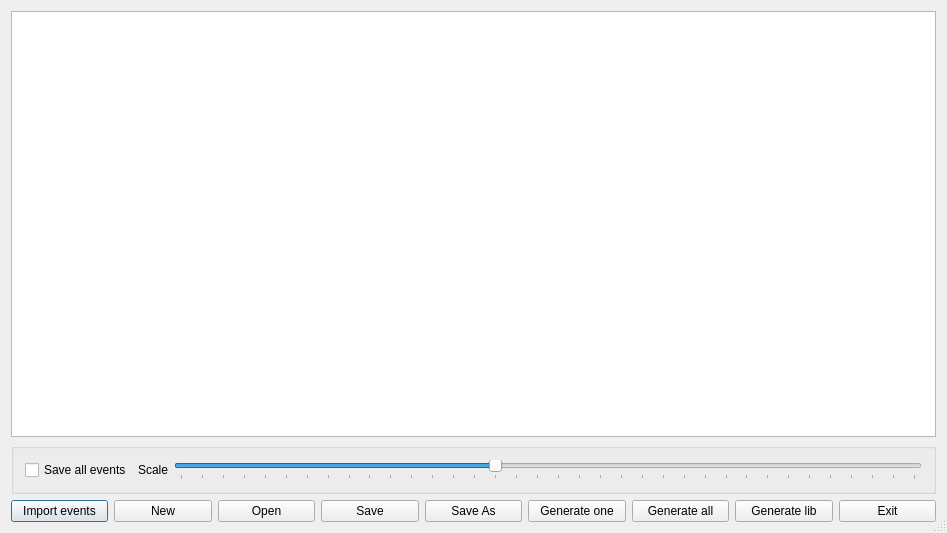
<?xml version="1.0" encoding="UTF-8"?>
<ui version="4.0">
 <class>Dialog</class>
 <widget class="QDialog" name="Dialog">
  <property name="geometry">
   <rect>
    <x>0</x>
    <y>0</y>
    <width>947</width>
    <height>533</height>
   </rect>
  </property>
  <property name="windowTitle">
   <string>Dialog</string>
  </property>
  <property name="sizeGripEnabled">
   <bool>true</bool>
  </property>
  <layout class="QVBoxLayout" name="verticalLayout">
   <item>
    <widget class="QGraphicsView" name="graphicsView"/>
   </item>
   <item>
    <widget class="QGroupBox" name="groupBox">
     <property name="minimumSize">
      <size>
       <width>0</width>
       <height>36</height>
      </size>
     </property>
     <property name="title">
      <string/>
     </property>
     <layout class="QHBoxLayout" name="horizontalLayout_2">
      <item>
       <widget class="QCheckBox" name="checkBox_save_all_events">
        <property name="text">
         <string>Save all events</string>
        </property>
       </widget>
      </item>
      <item>
       <widget class="QLabel" name="label_scale">
        <property name="text">
         <string>Scale</string>
        </property>
       </widget>
      </item>
      <item>
       <widget class="QSlider" name="scaleSlider">
        <property name="minimum">
         <number>25</number>
        </property>
        <property name="maximum">
         <number>200</number>
        </property>
        <property name="singleStep">
         <number>5</number>
        </property>
        <property name="value">
         <number>100</number>
        </property>
        <property name="orientation">
         <enum>Qt::Horizontal</enum>
        </property>
        <property name="tickPosition">
         <enum>QSlider::TicksBelow</enum>
        </property>
        <property name="tickInterval">
         <number>5</number>
        </property>
       </widget>
      </item>
     </layout>
    </widget>
   </item>
   <item>
    <layout class="QHBoxLayout" name="horizontalLayout">
     <item>
      <widget class="QPushButton" name="pushButton_import">
       <property name="text">
        <string>Import events</string>
       </property>
      </widget>
     </item>
     <item>
      <widget class="QPushButton" name="pushButton_new">
       <property name="text">
        <string>New</string>
       </property>
      </widget>
     </item>
     <item>
      <widget class="QPushButton" name="pushButton_open">
       <property name="text">
        <string>Open</string>
       </property>
      </widget>
     </item>
     <item>
      <widget class="QPushButton" name="pushButton_save">
       <property name="text">
        <string>Save</string>
       </property>
      </widget>
     </item>
     <item>
      <widget class="QPushButton" name="pushButton_saveas">
       <property name="text">
        <string>Save As</string>
       </property>
      </widget>
     </item>
     <item>
      <widget class="QPushButton" name="pushButton_generate_one">
       <property name="text">
        <string>Generate one</string>
       </property>
      </widget>
     </item>
     <item>
      <widget class="QPushButton" name="pushButton_generate_all">
       <property name="text">
        <string>Generate all</string>
       </property>
      </widget>
     </item>
     <item>
      <widget class="QPushButton" name="pushButton_generate_lib">
       <property name="text">
        <string>Generate lib</string>
       </property>
      </widget>
     </item>
     <item>
      <widget class="QPushButton" name="pushButton_exit">
       <property name="text">
        <string>Exit</string>
       </property>
      </widget>
     </item>
    </layout>
   </item>
  </layout>
 </widget>
 <layoutdefault spacing="6" margin="11"/>
 <resources/>
 <connections/>
</ui>
